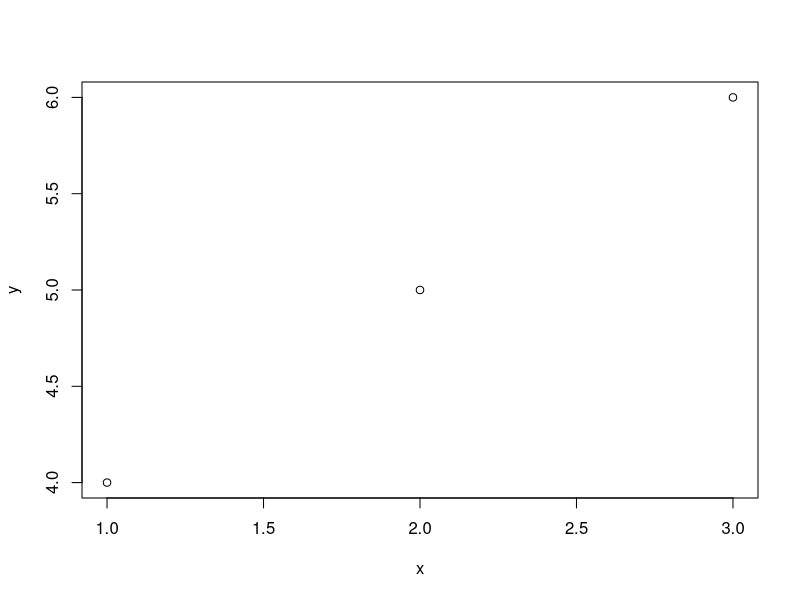
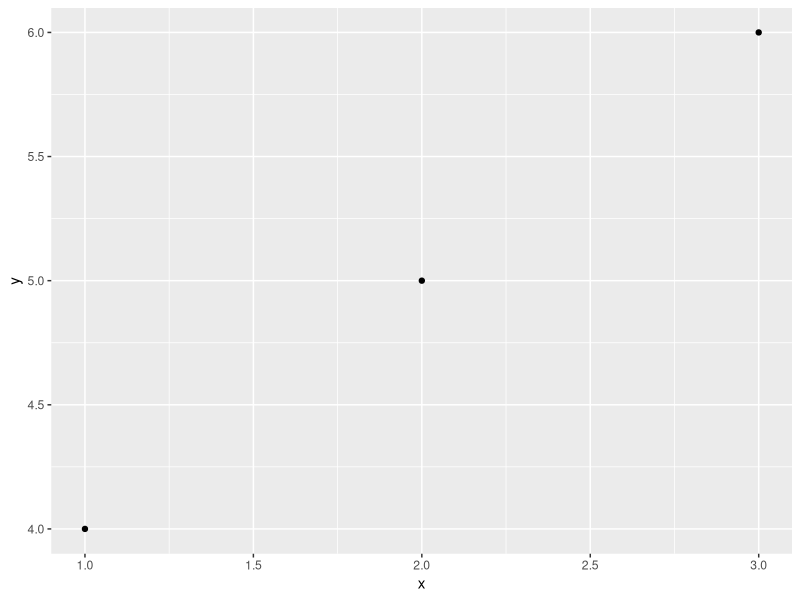

Source code (R) for these figures, in order:
## ---- chunk 1
x <- c(1, 2, 3)
y <- c(4, 5, 6)
plot(x,y)
## ---- chunk 2
library(ggplot2)
x <- c(1, 2, 3)
y <- c(4, 5, 6)
df <- data.frame(x,y)
ggplot(data=df, aes(x=x,y=y)) + geom_point()
